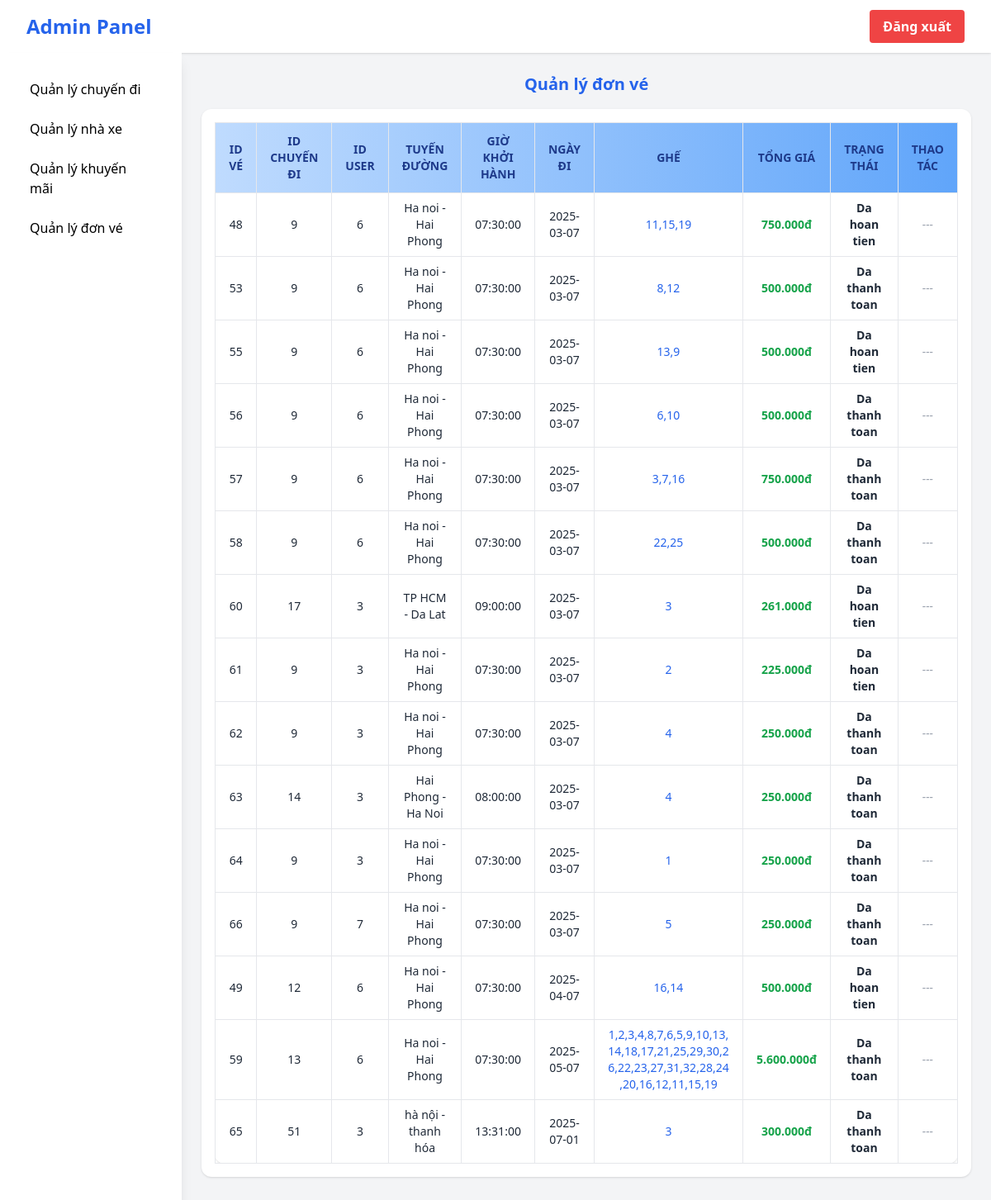
The page /pages/qldonve.php (signed in) on the database its author committed.
### tables this page shows
CREATE TABLE `ve` (
  `id_ve` int(11) NOT NULL,
  `id_cd` int(11) NOT NULL,
  `id` int(11) NOT NULL,
  `tuyenDuong` varchar(100) NOT NULL,
  `lichTrinh` time NOT NULL,
  `ngayDi` date NOT NULL,
  `ghe` varchar(100) NOT NULL,
  `tongGia` varchar(100) DEFAULT NULL,
  `trangthai` varchar(100) NOT NULL
);

### pages/qldonve.php (the view, shortened to what this page needs)
<?php
include '../connect.php';
?>
<!DOCTYPE html>
<html lang="vi">
<head>
  <script src="https://cdn.tailwindcss.com"></script>
</head>
<body class="bg-gray-100 font-sans">
  <nav class="bg-white shadow flex items-center justify-between px-8 py-3">
  <span class="text-2xl font-bold text-blue-600"><a href="quantri.php">Admin Panel</a></span>
  <div class="flex items-center space-x-4">
    <form method="post" action="">
      <button type="submit" name="logout" class="bg-red-500 hover:bg-red-600 text-white px-4 py-2 rounded font-semibold">
        Đăng xuất
      </button>
    </form>
  </div>
</nav>
  <div class="flex min-h-screen">
    <aside class="w-64 bg-white shadow-lg p-6 space-y-4">
      <nav class="space-y-2">
        <a href="qlchuyendi.php" class="block py-2 px-3 rounded hover:bg-blue-100">Quản lý chuyến đi</a>
        <a href="qlnhaxe.php" class="block py-2 px-3 rounded hover:bg-blue-100">Quản lý nhà xe</a>
        <a href="qlkhuyenmai.php" class="block py-2 px-3 rounded hover:bg-blue-100">Quản lý khuyến mãi</a>
        <a href="qldonve.php" class="block py-2 px-3 rounded hover:bg-blue-100">Quản lý đơn vé</a>
      </nav>
    </aside>
<main class="flex-1 p-6 space-y-10">
  <section id="don-ve">
    <h3 class="text-xl font-semibold mb-4 text-blue-600 text-center">Quản lý đơn vé</h3>
    <div class="bg-white p-4 rounded-xl shadow">
      <div class="overflow-auto">
        <table class="min-w-full text-sm text-center border border-gray-200 rounded-xl shadow">
          <thead class="bg-gradient-to-r from-blue-200 to-blue-400 text-blue-900 uppercase">
            <tr>
              <th class="py-3 px-4 border">ID Vé</th>
              <th class="py-3 px-4 border">ID Chuyến đi</th>
              <th class="py-3 px-4 border">ID User</th>
              <th class="py-3 px-4 border">Tuyến đường</th>
              <th class="py-3 px-4 border">Giờ khởi hành</th>
              <th class="py-3 px-4 border">Ngày đi</th>
              <th class="py-3 px-4 border">Ghế</th>
              <th class="py-3 px-4 border">Tổng giá</th>
              <th class="py-3 px-4 border">Trạng thái</th>
              <th class="py-3 px-4 border">Thao tác</th>
            </tr>
          </thead>
          <tbody class="text-gray-800">
            <?php
            $sql = "SELECT * FROM ve ORDER BY ngayDi ASC";
            $result = mysqli_query($conn, $sql);
            while ($row = mysqli_fetch_assoc($result)):
            ?>
            <tr class="hover:bg-blue-50 transition">
              <td class="py-2 px-4 border"><?= htmlspecialchars($row['id_ve']) ?></td>
              <td class="py-2 px-4 border"><?= htmlspecialchars($row['id_cd']) ?></td>
              <td class="py-2 px-4 border"><?= htmlspecialchars($row['id']) ?></td>
                <td class="py-2 px-4 border"><?= htmlspecialchars($row['tuyenDuong']) ?></td>
                <td class="py-2 px-4 border"><?= htmlspecialchars($row['lichTrinh']) ?></td>
              <td class="py-2 px-4 border"><?= htmlspecialchars($row['ngayDi']) ?></td>
              <td class="py-2 px-4 border break-words max-w-[180px] text-blue-600 font-medium">
                <?= htmlspecialchars($row['ghe']) ?>
              </td>
              <td class="py-2 px-4 border text-green-600 font-bold">
                <?= number_format($row['tongGia'], 0, ',', '.') ?>đ
              </td>
              <td class="py-2 px-4 border font-semibold">
                <?= htmlspecialchars($row['trangthai']) ?>
              </td>
              <td class="py-2 px-4 border">
                <?php if ($row['trangthai'] == 'Huy'): ?>
                  <form action="guihoantien.php" method="POST">
                    <input type="hidden" name="id_ve" value="<?= $row['id_ve'] ?>">
                    <button type="submit" class="bg-green-500 hover:bg-green-600 text-white px-3 py-1 rounded text-sm shadow">
                      Gửi hoàn tiền
                    </button>
                  </form>
                <?php else: ?>
                  <span class="text-gray-400 italic text-sm">---</span>
                <?php endif; ?>
              </td>
            </tr>
            <?php endwhile; ?>
          </tbody>
        </table>
      </div>
    </div>
  </section>
</main>
  </div>
</body>
</html>

### rows shown on the page
ve: id_ve "48", id_cd "9", id "6", tuyenDuong "Ha noi - Hai Phong", lichTrinh "07:30:00", ngayDi "2025-03-07", ghe "11,15,19", tongGia "750.000", trangthai "Da hoan tien"
ve: id_ve "53", id_cd "9", id "6", tuyenDuong "Ha noi - Hai Phong", lichTrinh "07:30:00", ngayDi "2025-03-07", ghe "8,12", tongGia "500.000", trangthai "Da thanh toan"
ve: id_ve "55", id_cd "9", id "6", tuyenDuong "Ha noi - Hai Phong", lichTrinh "07:30:00", ngayDi "2025-03-07", ghe "13,9", tongGia "500.000", trangthai "Da hoan tien"
ve: id_ve "56", id_cd "9", id "6", tuyenDuong "Ha noi - Hai Phong", lichTrinh "07:30:00", ngayDi "2025-03-07", ghe "6,10", tongGia "500.000", trangthai "Da thanh toan"
ve: id_ve "57", id_cd "9", id "6", tuyenDuong "Ha noi - Hai Phong", lichTrinh "07:30:00", ngayDi "2025-03-07", ghe "3,7,16", tongGia "750.000", trangthai "Da thanh toan"
ve: id_ve "58", id_cd "9", id "6", tuyenDuong "Ha noi - Hai Phong", lichTrinh "07:30:00", ngayDi "2025-03-07", ghe "22,25", tongGia "500.000", trangthai "Da thanh toan"
ve: id_ve "60", id_cd "17", id "3", tuyenDuong "TP HCM - Da Lat", lichTrinh "09:00:00", ngayDi "2025-03-07", ghe "3", tongGia "261.000", trangthai "Da hoan tien"
ve: id_ve "61", id_cd "9", id "3", tuyenDuong "Ha noi - Hai Phong", lichTrinh "07:30:00", ngayDi "2025-03-07", ghe "2", tongGia "225.000", trangthai "Da hoan tien"
ve: id_ve "62", id_cd "9", id "3", tuyenDuong "Ha noi - Hai Phong", lichTrinh "07:30:00", ngayDi "2025-03-07", ghe "4", tongGia "250.000", trangthai "Da thanh toan"
ve: id_ve "63", id_cd "14", id "3", tuyenDuong "Hai Phong - Ha Noi", lichTrinh "08:00:00", ngayDi "2025-03-07", ghe "4", tongGia "250.000", trangthai "Da thanh toan"
ve: id_ve "64", id_cd "9", id "3", tuyenDuong "Ha noi - Hai Phong", lichTrinh "07:30:00", ngayDi "2025-03-07", ghe "1", tongGia "250.000", trangthai "Da thanh toan"
ve: id_ve "66", id_cd "9", id "7", tuyenDuong "Ha noi - Hai Phong", lichTrinh "07:30:00", ngayDi "2025-03-07", ghe "5", tongGia "250.000", trangthai "Da thanh toan"
ve: id_ve "49", id_cd "12", id "6", tuyenDuong "Ha noi - Hai Phong", lichTrinh "07:30:00", ngayDi "2025-04-07", ghe "16,14", tongGia "500.000", trangthai "Da hoan tien"
ve: id_ve "59", id_cd "13", id "6", tuyenDuong "Ha noi - Hai Phong", lichTrinh "07:30:00", ngayDi "2025-05-07", ghe "1,2,3,4,8,7,6,5,9,10,13,14,18,17,21,25,29,30,26,22,23,27,31,32,28,24,20,16,12,11,15,19", tongGia "5.600.000", trangthai "Da thanh toan"
ve: id_ve "65", id_cd "51", id "3", tuyenDuong "hà nội - thanh hóa", lichTrinh "13:31:00", ngayDi "2025-07-01", ghe "3", tongGia "300.000", trangthai "Da thanh toan"
